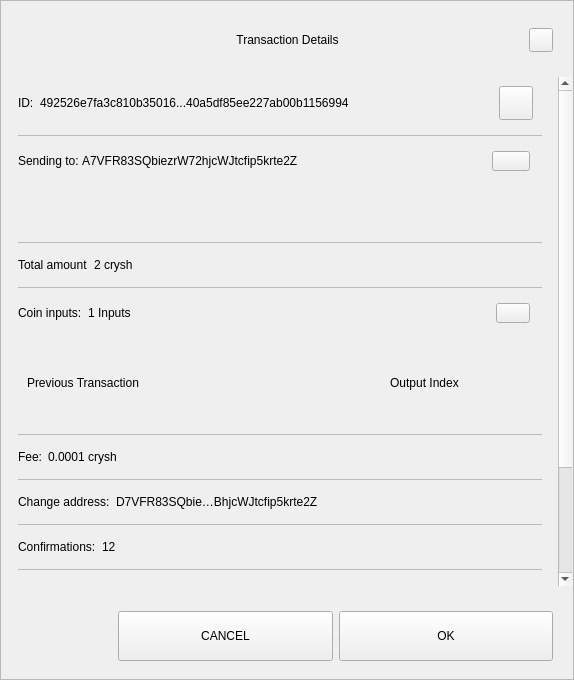
<?xml version="1.0" encoding="UTF-8"?>
<ui version="4.0">
 <class>TxDetailDialog</class>
 <widget class="QWidget" name="TxDetailDialog">
  <property name="geometry">
   <rect>
    <x>0</x>
    <y>0</y>
    <width>574</width>
    <height>680</height>
   </rect>
  </property>
  <property name="sizePolicy">
   <sizepolicy hsizetype="Preferred" vsizetype="Expanding">
    <horstretch>0</horstretch>
    <verstretch>0</verstretch>
   </sizepolicy>
  </property>
  <property name="minimumSize">
   <size>
    <width>574</width>
    <height>500</height>
   </size>
  </property>
  <property name="windowTitle">
   <string>Form</string>
  </property>
  <property name="styleSheet">
   <string notr="true"/>
  </property>
  <layout class="QVBoxLayout" name="verticalLayout_3">
   <property name="spacing">
    <number>0</number>
   </property>
   <property name="leftMargin">
    <number>0</number>
   </property>
   <property name="topMargin">
    <number>0</number>
   </property>
   <property name="rightMargin">
    <number>0</number>
   </property>
   <property name="bottomMargin">
    <number>0</number>
   </property>
   <item>
    <widget class="QFrame" name="frame">
     <property name="sizePolicy">
      <sizepolicy hsizetype="Preferred" vsizetype="Expanding">
       <horstretch>0</horstretch>
       <verstretch>0</verstretch>
      </sizepolicy>
     </property>
     <property name="styleSheet">
      <string notr="true"/>
     </property>
     <property name="frameShape">
      <enum>QFrame::StyledPanel</enum>
     </property>
     <property name="frameShadow">
      <enum>QFrame::Raised</enum>
     </property>
     <layout class="QVBoxLayout" name="verticalLayout">
      <property name="leftMargin">
       <number>0</number>
      </property>
      <property name="rightMargin">
       <number>0</number>
      </property>
      <item>
       <layout class="QHBoxLayout" name="horizontalLayout_3">
        <property name="spacing">
         <number>0</number>
        </property>
        <property name="leftMargin">
         <number>20</number>
        </property>
        <property name="topMargin">
         <number>10</number>
        </property>
        <property name="rightMargin">
         <number>20</number>
        </property>
        <item>
         <spacer name="horizontalSpacer_1">
          <property name="orientation">
           <enum>Qt::Horizontal</enum>
          </property>
          <property name="sizeHint" stdset="0">
           <size>
            <width>40</width>
            <height>20</height>
           </size>
          </property>
         </spacer>
        </item>
        <item>
         <widget class="QLabel" name="labelTitle">
          <property name="minimumSize">
           <size>
            <width>0</width>
            <height>40</height>
           </size>
          </property>
          <property name="maximumSize">
           <size>
            <width>16777215</width>
            <height>40</height>
           </size>
          </property>
          <property name="styleSheet">
           <string notr="true">padding-left:24px;</string>
          </property>
          <property name="text">
           <string>Transaction Details</string>
          </property>
          <property name="alignment">
           <set>Qt::AlignCenter</set>
          </property>
          <property name="margin">
           <number>7</number>
          </property>
         </widget>
        </item>
        <item>
         <spacer name="horizontalSpacer_2">
          <property name="orientation">
           <enum>Qt::Horizontal</enum>
          </property>
          <property name="sizeHint" stdset="0">
           <size>
            <width>40</width>
            <height>20</height>
           </size>
          </property>
         </spacer>
        </item>
        <item>
         <widget class="QPushButton" name="btnEsc">
          <property name="minimumSize">
           <size>
            <width>24</width>
            <height>24</height>
           </size>
          </property>
          <property name="maximumSize">
           <size>
            <width>24</width>
            <height>24</height>
           </size>
          </property>
          <property name="focusPolicy">
           <enum>Qt::NoFocus</enum>
          </property>
          <property name="text">
           <string/>
          </property>
         </widget>
        </item>
       </layout>
      </item>
      <item>
       <spacer name="verticalSpacer">
        <property name="orientation">
         <enum>Qt::Vertical</enum>
        </property>
        <property name="sizeType">
         <enum>QSizePolicy::Fixed</enum>
        </property>
        <property name="sizeHint" stdset="0">
         <size>
          <width>20</width>
          <height>10</height>
         </size>
        </property>
       </spacer>
      </item>
      <item>
       <widget class="QWidget" name="layoutScroll" native="true">
        <property name="minimumSize">
         <size>
          <width>0</width>
          <height>0</height>
         </size>
        </property>
        <layout class="QVBoxLayout" name="verticalLayout_4">
         <property name="leftMargin">
          <number>0</number>
         </property>
         <property name="topMargin">
          <number>0</number>
         </property>
         <property name="rightMargin">
          <number>0</number>
         </property>
         <item>
          <widget class="QScrollArea" name="scrollArea">
           <property name="styleSheet">
            <string notr="true">#scrollArea {
background:transparent;
}</string>
           </property>
           <property name="horizontalScrollBarPolicy">
            <enum>Qt::ScrollBarAlwaysOff</enum>
           </property>
           <property name="sizeAdjustPolicy">
            <enum>QAbstractScrollArea::AdjustIgnored</enum>
           </property>
           <property name="widgetResizable">
            <bool>true</bool>
           </property>
           <property name="alignment">
            <set>Qt::AlignLeading|Qt::AlignLeft|Qt::AlignTop</set>
           </property>
           <widget class="QWidget" name="scrollAreaWidgetContents">
            <property name="geometry">
             <rect>
              <x>0</x>
              <y>0</y>
              <width>556</width>
              <height>672</height>
             </rect>
            </property>
            <property name="autoFillBackground">
             <bool>false</bool>
            </property>
            <property name="styleSheet">
             <string notr="true">#scrollAreaWidgetContents {
background:transparent;
}</string>
            </property>
            <layout class="QVBoxLayout" name="verticalLayout_7">
             <property name="spacing">
              <number>0</number>
             </property>
             <property name="sizeConstraint">
              <enum>QLayout::SetDefaultConstraint</enum>
             </property>
             <property name="leftMargin">
              <number>0</number>
             </property>
             <property name="topMargin">
              <number>0</number>
             </property>
             <property name="rightMargin">
              <number>0</number>
             </property>
             <property name="bottomMargin">
              <number>0</number>
             </property>
             <item>
              <widget class="QWidget" name="content" native="true">
               <layout class="QVBoxLayout" name="verticalLayout_2">
                <property name="leftMargin">
                 <number>16</number>
                </property>
                <property name="topMargin">
                 <number>0</number>
                </property>
                <property name="rightMargin">
                 <number>16</number>
                </property>
                <item>
                 <widget class="QWidget" name="contentID" native="true">
                  <layout class="QHBoxLayout" name="horizontalLayout_12" stretch="0,1,0">
                   <property name="leftMargin">
                    <number>0</number>
                   </property>
                   <item>
                    <widget class="QLabel" name="labelId">
                     <property name="maximumSize">
                      <size>
                       <width>16777215</width>
                       <height>16777215</height>
                      </size>
                     </property>
                     <property name="text">
                      <string>ID:</string>
                     </property>
                    </widget>
                   </item>
                   <item>
                    <widget class="QLabel" name="textId">
                     <property name="text">
                      <string>492526e7fa3c810b35016...40a5df85ee227ab00b1156994</string>
                     </property>
                    </widget>
                   </item>
                   <item>
                    <widget class="QPushButton" name="pushCopy">
                     <property name="minimumSize">
                      <size>
                       <width>34</width>
                       <height>34</height>
                      </size>
                     </property>
                     <property name="maximumSize">
                      <size>
                       <width>34</width>
                       <height>34</height>
                      </size>
                     </property>
                     <property name="focusPolicy">
                      <enum>Qt::NoFocus</enum>
                     </property>
                     <property name="text">
                      <string/>
                     </property>
                     <property name="iconSize">
                      <size>
                       <width>24</width>
                       <height>24</height>
                      </size>
                     </property>
                    </widget>
                   </item>
                  </layout>
                 </widget>
                </item>
                <item>
                 <widget class="QLabel" name="labelDivider9">
                  <property name="maximumSize">
                   <size>
                    <width>16777215</width>
                    <height>1</height>
                   </size>
                  </property>
                  <property name="styleSheet">
                   <string notr="true">background-color:#bababa;</string>
                  </property>
                  <property name="text">
                   <string/>
                  </property>
                 </widget>
                </item>
                <item>
                 <widget class="QWidget" name="contentOutputs" native="true">
                  <layout class="QHBoxLayout" name="horizontalLayout_11" stretch="0,3,0">
                   <property name="spacing">
                    <number>0</number>
                   </property>
                   <property name="leftMargin">
                    <number>0</number>
                   </property>
                   <property name="rightMargin">
                    <number>12</number>
                   </property>
                   <item>
                    <widget class="QLabel" name="labelSend">
                     <property name="maximumSize">
                      <size>
                       <width>16777215</width>
                       <height>16777215</height>
                      </size>
                     </property>
                     <property name="text">
                      <string>Sending to: </string>
                     </property>
                    </widget>
                   </item>
                   <item>
                    <widget class="QLabel" name="textSend">
                     <property name="text">
                      <string>A7VFR83SQbiezrW72hjcWJtcfip5krte2Z </string>
                     </property>
                    </widget>
                   </item>
                   <item>
                    <widget class="QPushButton" name="pushOutputs">
                     <property name="minimumSize">
                      <size>
                       <width>34</width>
                       <height>20</height>
                      </size>
                     </property>
                     <property name="maximumSize">
                      <size>
                       <width>38</width>
                       <height>20</height>
                      </size>
                     </property>
                     <property name="focusPolicy">
                      <enum>Qt::NoFocus</enum>
                     </property>
                     <property name="styleSheet">
                      <string notr="true"/>
                     </property>
                     <property name="text">
                      <string/>
                     </property>
                    </widget>
                   </item>
                  </layout>
                 </widget>
                </item>
                <item>
                 <widget class="QScrollArea" name="outputsScrollArea">
                  <property name="minimumSize">
                   <size>
                    <width>0</width>
                    <height>50</height>
                   </size>
                  </property>
                  <property name="styleSheet">
                   <string notr="true">#outputsScrollArea {
background:transparent;
}</string>
                  </property>
                  <property name="widgetResizable">
                   <bool>true</bool>
                  </property>
                  <widget class="QWidget" name="container_outputs_base">
                   <property name="geometry">
                    <rect>
                     <x>0</x>
                     <y>0</y>
                     <width>522</width>
                     <height>48</height>
                    </rect>
                   </property>
                   <property name="styleSheet">
                    <string notr="true">#container_outputs_base {
background:transparent;
}</string>
                   </property>
                  </widget>
                 </widget>
                </item>
                <item>
                 <widget class="QLabel" name="labelDivider8">
                  <property name="maximumSize">
                   <size>
                    <width>16777215</width>
                    <height>1</height>
                   </size>
                  </property>
                  <property name="styleSheet">
                   <string notr="true">background-color:#bababa;</string>
                  </property>
                  <property name="text">
                   <string/>
                  </property>
                 </widget>
                </item>
                <item>
                 <widget class="QWidget" name="contentAmount" native="true">
                  <layout class="QHBoxLayout" name="horizontalLayout_4" stretch="0,1">
                   <property name="leftMargin">
                    <number>0</number>
                   </property>
                   <item>
                    <widget class="QLabel" name="labelAmount">
                     <property name="maximumSize">
                      <size>
                       <width>16777215</width>
                       <height>16777215</height>
                      </size>
                     </property>
                     <property name="text">
                      <string>Total amount</string>
                     </property>
                    </widget>
                   </item>
                   <item>
                    <widget class="QLabel" name="textAmount">
                     <property name="text">
                      <string>2 crysh</string>
                     </property>
                    </widget>
                   </item>
                  </layout>
                 </widget>
                </item>
                <item>
                 <widget class="QLabel" name="labelDivider6">
                  <property name="maximumSize">
                   <size>
                    <width>16777215</width>
                    <height>1</height>
                   </size>
                  </property>
                  <property name="styleSheet">
                   <string notr="true">background-color:#bababa;</string>
                  </property>
                  <property name="text">
                   <string/>
                  </property>
                 </widget>
                </item>
                <item>
                 <widget class="QWidget" name="contentInputs" native="true">
                  <layout class="QHBoxLayout" name="horizontalLayout" stretch="0,2,0">
                   <property name="leftMargin">
                    <number>0</number>
                   </property>
                   <property name="rightMargin">
                    <number>12</number>
                   </property>
                   <item>
                    <widget class="QLabel" name="labelInputs">
                     <property name="sizePolicy">
                      <sizepolicy hsizetype="Minimum" vsizetype="Preferred">
                       <horstretch>0</horstretch>
                       <verstretch>0</verstretch>
                      </sizepolicy>
                     </property>
                     <property name="maximumSize">
                      <size>
                       <width>16777215</width>
                       <height>16777215</height>
                      </size>
                     </property>
                     <property name="text">
                      <string>Coin inputs:</string>
                     </property>
                    </widget>
                   </item>
                   <item>
                    <widget class="QLabel" name="textInputs">
                     <property name="text">
                      <string>1 Inputs</string>
                     </property>
                    </widget>
                   </item>
                   <item>
                    <widget class="QPushButton" name="pushInputs">
                     <property name="maximumSize">
                      <size>
                       <width>34</width>
                       <height>20</height>
                      </size>
                     </property>
                     <property name="focusPolicy">
                      <enum>Qt::NoFocus</enum>
                     </property>
                     <property name="styleSheet">
                      <string notr="true"/>
                     </property>
                     <property name="text">
                      <string/>
                     </property>
                    </widget>
                   </item>
                  </layout>
                 </widget>
                </item>
                <item>
                 <widget class="QFrame" name="gridInputs">
                  <property name="sizePolicy">
                   <sizepolicy hsizetype="Preferred" vsizetype="MinimumExpanding">
                    <horstretch>0</horstretch>
                    <verstretch>0</verstretch>
                   </sizepolicy>
                  </property>
                  <property name="minimumSize">
                   <size>
                    <width>0</width>
                    <height>90</height>
                   </size>
                  </property>
                  <layout class="QGridLayout" name="gridLayoutInput" columnstretch="5,2" rowminimumheight="0">
                   <property name="sizeConstraint">
                    <enum>QLayout::SetMaximumSize</enum>
                   </property>
                   <property name="verticalSpacing">
                    <number>0</number>
                   </property>
                   <item row="0" column="0" alignment="Qt::AlignLeft">
                    <widget class="QLabel" name="labelTitlePrevTx">
                     <property name="text">
                      <string>Previous Transaction</string>
                     </property>
                    </widget>
                   </item>
                   <item row="0" column="1" alignment="Qt::AlignLeft">
                    <widget class="QLabel" name="labelOutputIndex">
                     <property name="text">
                      <string>Output Index</string>
                     </property>
                     <property name="alignment">
                      <set>Qt::AlignCenter</set>
                     </property>
                    </widget>
                   </item>
                  </layout>
                 </widget>
                </item>
                <item>
                 <widget class="QLabel" name="labelDivider1">
                  <property name="maximumSize">
                   <size>
                    <width>16777215</width>
                    <height>1</height>
                   </size>
                  </property>
                  <property name="styleSheet">
                   <string notr="true">background-color:#bababa;</string>
                  </property>
                  <property name="text">
                   <string/>
                  </property>
                 </widget>
                </item>
                <item>
                 <widget class="QWidget" name="contentFee" native="true">
                  <layout class="QHBoxLayout" name="horizontalLayout_7" stretch="0,1">
                   <property name="leftMargin">
                    <number>0</number>
                   </property>
                   <item>
                    <widget class="QLabel" name="labelFee">
                     <property name="maximumSize">
                      <size>
                       <width>16777215</width>
                       <height>16777215</height>
                      </size>
                     </property>
                     <property name="text">
                      <string>Fee:</string>
                     </property>
                    </widget>
                   </item>
                   <item>
                    <widget class="QLabel" name="textFee">
                     <property name="text">
                      <string>0.0001 crysh</string>
                     </property>
                    </widget>
                   </item>
                  </layout>
                 </widget>
                </item>
                <item>
                 <widget class="QLabel" name="labelDivider2">
                  <property name="maximumSize">
                   <size>
                    <width>16777215</width>
                    <height>1</height>
                   </size>
                  </property>
                  <property name="styleSheet">
                   <string notr="true">background-color:#bababa;</string>
                  </property>
                  <property name="text">
                   <string/>
                  </property>
                 </widget>
                </item>
                <item>
                 <widget class="QWidget" name="contentChangeAddress" native="true">
                  <layout class="QHBoxLayout" name="horizontalLayout_6" stretch="0,1">
                   <property name="leftMargin">
                    <number>0</number>
                   </property>
                   <item>
                    <widget class="QLabel" name="labelChange">
                     <property name="maximumSize">
                      <size>
                       <width>16777215</width>
                       <height>16777215</height>
                      </size>
                     </property>
                     <property name="text">
                      <string>Change address:</string>
                     </property>
                    </widget>
                   </item>
                   <item>
                    <widget class="QLabel" name="textChange">
                     <property name="text">
                      <string>D7VFR83SQbie…BhjcWJtcfip5krte2Z </string>
                     </property>
                    </widget>
                   </item>
                  </layout>
                 </widget>
                </item>
                <item>
                 <widget class="QLabel" name="labelDivider4">
                  <property name="maximumSize">
                   <size>
                    <width>16777215</width>
                    <height>1</height>
                   </size>
                  </property>
                  <property name="styleSheet">
                   <string notr="true">background-color:#bababa;</string>
                  </property>
                  <property name="text">
                   <string/>
                  </property>
                 </widget>
                </item>
                <item>
                 <widget class="QWidget" name="contentConfirmations" native="true">
                  <layout class="QHBoxLayout" name="horizontalLayout_8" stretch="0,1">
                   <property name="leftMargin">
                    <number>0</number>
                   </property>
                   <item>
                    <widget class="QLabel" name="labelConfirmations">
                     <property name="maximumSize">
                      <size>
                       <width>16777215</width>
                       <height>16777215</height>
                      </size>
                     </property>
                     <property name="text">
                      <string>Confirmations:</string>
                     </property>
                    </widget>
                   </item>
                   <item>
                    <widget class="QLabel" name="textConfirmations">
                     <property name="text">
                      <string>12</string>
                     </property>
                    </widget>
                   </item>
                  </layout>
                 </widget>
                </item>
                <item>
                 <widget class="QLabel" name="labelDivider7">
                  <property name="maximumSize">
                   <size>
                    <width>16777215</width>
                    <height>1</height>
                   </size>
                  </property>
                  <property name="styleSheet">
                   <string notr="true">background-color:#bababa;</string>
                  </property>
                  <property name="text">
                   <string/>
                  </property>
                 </widget>
                </item>
                <item>
                 <widget class="QWidget" name="contentSize" native="true">
                  <layout class="QHBoxLayout" name="horizontalLayout_9" stretch="0,1">
                   <property name="leftMargin">
                    <number>0</number>
                   </property>
                   <item>
                    <widget class="QLabel" name="labelSize">
                     <property name="maximumSize">
                      <size>
                       <width>16777215</width>
                       <height>16777215</height>
                      </size>
                     </property>
                     <property name="text">
                      <string>Size:</string>
                     </property>
                    </widget>
                   </item>
                   <item>
                    <widget class="QLabel" name="textSize">
                     <property name="text">
                      <string>2 kB</string>
                     </property>
                    </widget>
                   </item>
                  </layout>
                 </widget>
                </item>
                <item>
                 <widget class="QLabel" name="labelDivider3">
                  <property name="maximumSize">
                   <size>
                    <width>16777215</width>
                    <height>1</height>
                   </size>
                  </property>
                  <property name="styleSheet">
                   <string notr="true">background-color:#bababa;</string>
                  </property>
                  <property name="text">
                   <string/>
                  </property>
                 </widget>
                </item>
                <item>
                 <widget class="QWidget" name="contentDate" native="true">
                  <layout class="QHBoxLayout" name="horizontalLayout_5" stretch="0,1">
                   <property name="leftMargin">
                    <number>0</number>
                   </property>
                   <item>
                    <widget class="QLabel" name="labelDate">
                     <property name="maximumSize">
                      <size>
                       <width>16777215</width>
                       <height>16777215</height>
                      </size>
                     </property>
                     <property name="text">
                      <string>Date:</string>
                     </property>
                    </widget>
                   </item>
                   <item>
                    <widget class="QLabel" name="textDate">
                     <property name="text">
                      <string>May 25, 2017</string>
                     </property>
                    </widget>
                   </item>
                  </layout>
                 </widget>
                </item>
                <item>
                 <widget class="QLabel" name="labelDivider5">
                  <property name="maximumSize">
                   <size>
                    <width>16777215</width>
                    <height>1</height>
                   </size>
                  </property>
                  <property name="styleSheet">
                   <string notr="true">background-color:#bababa;</string>
                  </property>
                  <property name="text">
                   <string/>
                  </property>
                 </widget>
                </item>
                <item>
                 <widget class="QWidget" name="contentStatus" native="true">
                  <layout class="QHBoxLayout" name="horizontalLayout_10" stretch="0,1">
                   <property name="leftMargin">
                    <number>0</number>
                   </property>
                   <item>
                    <widget class="QLabel" name="labelStatus">
                     <property name="maximumSize">
                      <size>
                       <width>16777215</width>
                       <height>16777215</height>
                      </size>
                     </property>
                     <property name="text">
                      <string>Status:</string>
                     </property>
                    </widget>
                   </item>
                   <item>
                    <widget class="QLabel" name="textStatus">
                     <property name="text">
                      <string>Spendable</string>
                     </property>
                    </widget>
                   </item>
                  </layout>
                 </widget>
                </item>
                <item>
                 <spacer name="verticalSpacer_2">
                  <property name="orientation">
                   <enum>Qt::Vertical</enum>
                  </property>
                  <property name="sizeType">
                   <enum>QSizePolicy::Expanding</enum>
                  </property>
                  <property name="sizeHint" stdset="0">
                   <size>
                    <width>20</width>
                    <height>10</height>
                   </size>
                  </property>
                 </spacer>
                </item>
                <item>
                 <widget class="QLabel" name="labelWarning">
                  <property name="text">
                   <string>TextLabel</string>
                  </property>
                  <property name="alignment">
                   <set>Qt::AlignCenter</set>
                  </property>
                 </widget>
                </item>
               </layout>
              </widget>
             </item>
            </layout>
           </widget>
          </widget>
         </item>
        </layout>
       </widget>
      </item>
      <item>
       <widget class="QWidget" name="containerButtons" native="true">
        <layout class="QHBoxLayout" name="horizontalLayout1" stretch="1,2,2">
         <property name="leftMargin">
          <number>10</number>
         </property>
         <property name="rightMargin">
          <number>20</number>
         </property>
         <item>
          <spacer name="horizontalSpacer_3">
           <property name="orientation">
            <enum>Qt::Horizontal</enum>
           </property>
           <property name="sizeHint" stdset="0">
            <size>
             <width>40</width>
             <height>20</height>
            </size>
           </property>
          </spacer>
         </item>
         <item>
          <widget class="QPushButton" name="btnCancel">
           <property name="minimumSize">
            <size>
             <width>200</width>
             <height>50</height>
            </size>
           </property>
           <property name="focusPolicy">
            <enum>Qt::NoFocus</enum>
           </property>
           <property name="text">
            <string>CANCEL</string>
           </property>
          </widget>
         </item>
         <item>
          <widget class="QPushButton" name="btnSave">
           <property name="minimumSize">
            <size>
             <width>200</width>
             <height>50</height>
            </size>
           </property>
           <property name="focusPolicy">
            <enum>Qt::NoFocus</enum>
           </property>
           <property name="text">
            <string>OK</string>
           </property>
          </widget>
         </item>
        </layout>
       </widget>
      </item>
     </layout>
    </widget>
   </item>
  </layout>
 </widget>
 <resources/>
 <connections/>
</ui>
